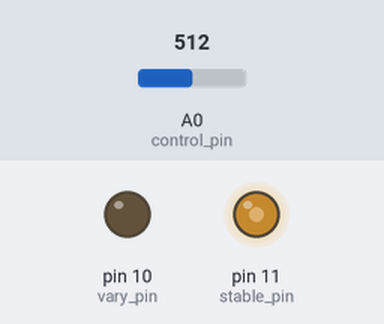
This sketch was run on a simulated Arduino Leonardo, built with avr-gcc and run on an emulated ATmega32U4. Parts: output pins drawn as LEDs (lit = HIGH). The inputs (shaded band) are chosen by the test bench; at power-on: A0 (control_pin) = 512. Random numbers use the default seed unless the sketch sets one.

Above: at 0.45 s.
1.3 s: A0 (control_pin) set to 716
At 1.65 s:
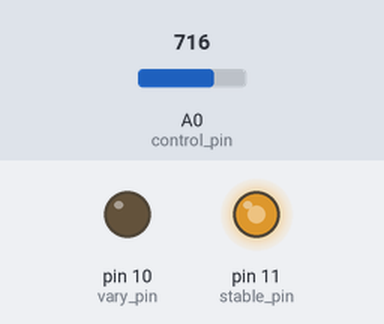
4.3 s: A0 (control_pin) set to 900
At 4.66 s:
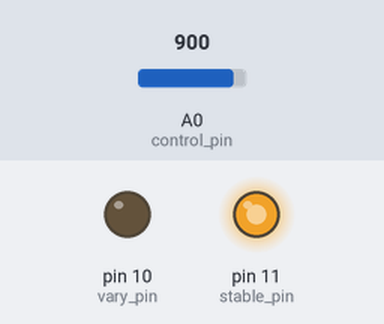
7.3 s: A0 (control_pin) set to 122
At 7.6 s:
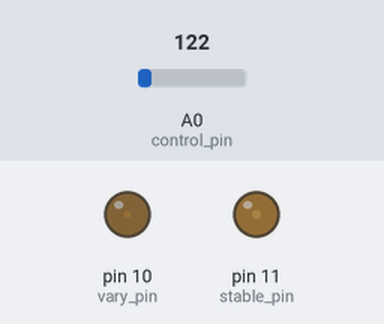
10.3 s: A0 (control_pin) set to 0
At 10.61 s:
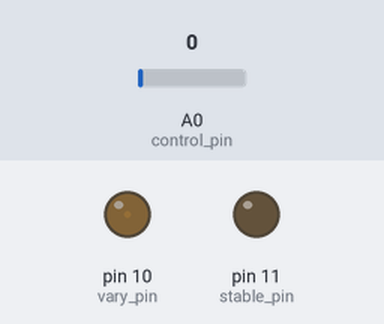
13.3 s: A0 (control_pin) set to 1023
Timing chart, 0 to 15.8 s (numbered marks = the images above; inputs shaded):
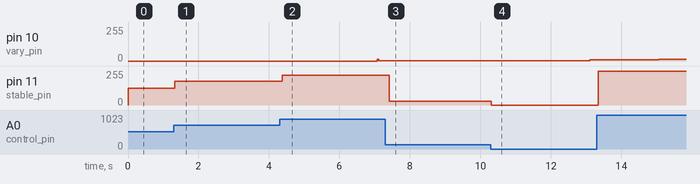

Measured:
- after the input at 1.3 s, pin 11 (stable_pin): 127/255 → 178/255 at once
- after the input at 4.3 s, pin 11 (stable_pin): 178/255 → 224/255 after 0.08 s
- after the input at 7.3 s, pin 11 (stable_pin): 224/255 → 30/255 after 0.11 s
- after the input at 10.3 s, pin 11 (stable_pin): 30/255 → 0/255 at once

The sketch:

Analogvu_triangular.ino
```cpp
const int vary_pin = 10;
const int stable_pin = 11;
const int control_pin = A0;

void setup() {
  pinMode(vary_pin, OUTPUT);
  /*
  Serial.begin(9600);
  while (!Serial) {
    ; // wait for serial port to connect. Needed for Leonardo only
  }
  Serial.println("serial started");
  */
}

void loop() {
  int sensorValue = analogRead(control_pin);
  // map it to the range of the analog out:
  int outputValue = map(sensorValue, 0, 1023, 0, 255);
  analogWrite(stable_pin, outputValue);

    //each loop add a random number
    int randNumber = random(70);

     //try to do a saw wave
    for ( int x= 0; x <= randNumber; x++) {

      int brightness = (int) x;


      analogWrite(vary_pin, brightness);
      delay(2);

    }
}
```
